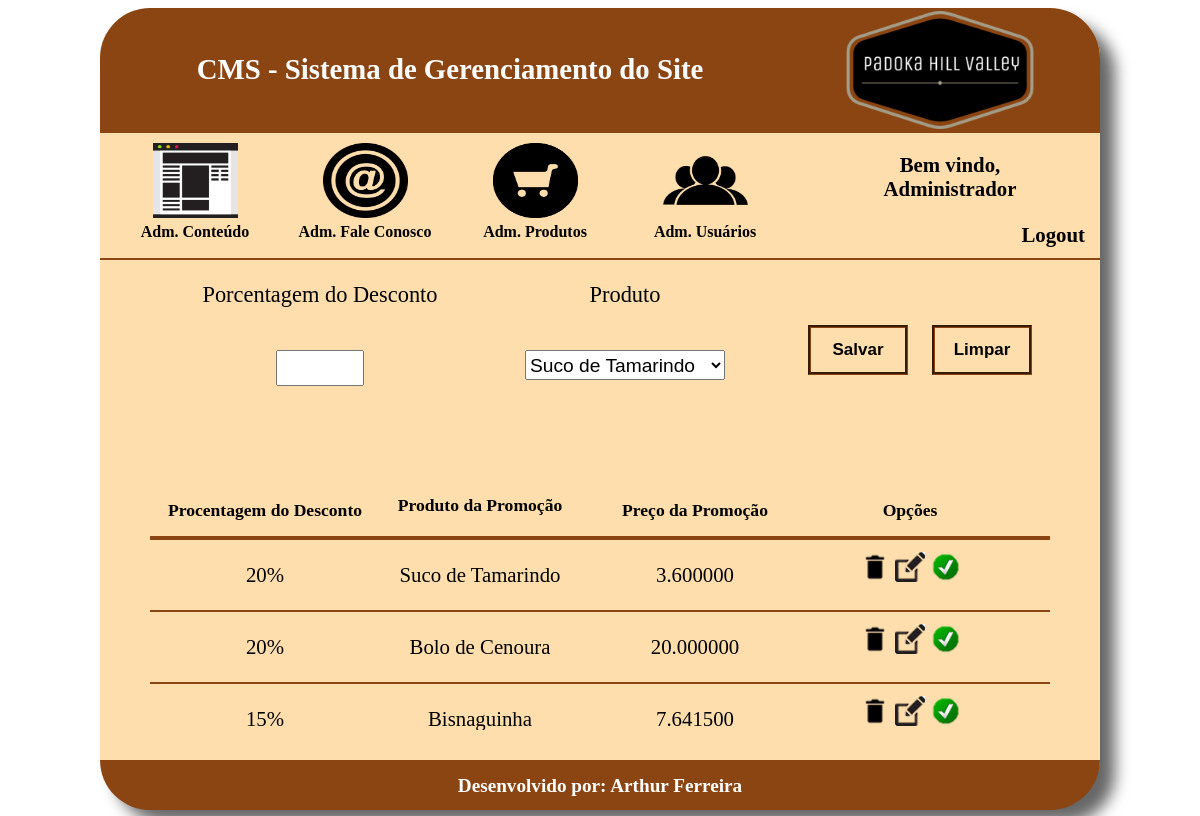
Screenshot of /PADOKA/cms/adm_promocao.php (signed in) with the database file from the repository.
### tables this page shows
CREATE TABLE `tbl_promocao` (
  `id` int(11) NOT NULL AUTO_INCREMENT,
  `porcentagemDesc` int(11) NOT NULL,
  `idProduto` int(11) NOT NULL,
  `status` tinyint(1) NOT NULL,
  PRIMARY KEY (`id`),
  KEY `idProduto` (`idProduto`),
  CONSTRAINT `tbl_promocao_ibfk_1` FOREIGN KEY (`idProduto`) REFERENCES `tbl_produto` (`id`)
);

CREATE TABLE `tbl_produto` (
  `id` int(11) NOT NULL AUTO_INCREMENT,
  `nome` varchar(45) NOT NULL,
  `descricao` text NOT NULL,
  `preco` float(7,2) NOT NULL,
  `foto` varchar(255) DEFAULT NULL,
  `status` tinyint(1) NOT NULL,
  `produtoDoMes` tinyint(1) NOT NULL,
  `qtdCliques` int(11) DEFAULT NULL,
  `idTipoProduto` int(11) NOT NULL,
  PRIMARY KEY (`id`),
  KEY `idTipoProduto` (`idTipoProduto`),
  CONSTRAINT `tbl_produto_ibfk_1` FOREIGN KEY (`idTipoProduto`) REFERENCES `tbl_tipoproduto` (`id`)
);

### PADOKA/cms/adm_promocao.php (the view, shortened to what this page needs)
<?php
    $botao = "Salvar";
    $porcentagem = "";
    $idProduto = "";
?>
<!DOCTYPE html>
<html>
    <head>
        <link rel="stylesheet" type="text/css" href="css/stylePromocao.css">
        <link rel="stylesheet" type="text/css" href="css/styleMenu.css">
    </head>
    <body>
        <div id="main">
            <header>
                <?php require_once 'menu.php'; ?>
            </header>
            <div id="content">
                <div id="content_cadastro">
                    <form name="frmCadastro" method="post" action="adm_promocao.php?btnSalvar=<?php echo($botao);?>">
                        <div class="campos">
                            <div class="subtitulo">
                                Porcentagem do Desconto
                            </div>
                            <input type="number" maxlength="3" name="txtPorcentagem" value="<?php echo($porcentagem);?>">
                        </div>
                        <div class="campos">
                            <div class="subtitulo">
                                Produto
                            </div>
                            <select name="txtIdProduto">
                                <?php
                                    $sql = "SELECT * FROM tbl_produto WHERE status = 1";
                                    $result = mysql_query($sql);
                                    while($produtos = mysql_fetch_array($result)){
                                        if($produtos['id'] == $idProduto && $modo == "consultar"){
                                            $selected = "selected";
                                        } else {
                                            $selected = "";
                                        }
                                ?>
                                        <option <?php echo($selected);?> value="<?php echo($produtos['id']);?>"> <?php echo($produtos['nome']); ?> </option>
                                <?php } ?>
                            </select>
                        </div>
                        <div class="campos">
                            <input type="submit" id="btnSalvar" value="<?php echo($botao);?>" name="btnSalvar" class="botao_style">
                            <input type="reset" id="btnLimpar" value="Limpar" name="btnLimparr" class="botao_style">
                        </div>
                    </form>
                </div>
                <div id="tabela">
                         <div id="linha_titulos">
                             <div id="titulos_tabela">
                                 <div class="titulos">
                                     Procentagem do Desconto
                                 </div>
                                 <div class="titulos" style="padding-top:5px; height:45px;">
                                     Produto da Promoção
                                 </div>
                                 <div class="titulos">
                                     Preço da Promoção
                                 </div>
                                 <div class="titulos">
                                     Opções
                                 </div>
                             </div>
                             <div id="registros">
                                <?php
                                    $sql = "select pr.id, pr.porcentagemDesc, p.nome, p.preco - (p.preco * pr.porcentagemDesc / 100) as  novoPreco, pr.status
                                            from tbl_promocao as pr
                                            inner join tbl_produto as p
                                            on p.id = pr.idProduto";
                                    $result = mysql_query($sql);
                                    while($registros = mysql_fetch_array($result)){
                                        if($registros['status'] == 1){
                                            $imgStatus = "status1.png";
                                        } else {
                                            $imgStatus = "status0.png";
                                        }
                                 ?>
                                <div class="registros_tabela">
                                    <div class="registros">
                                        <?php echo($registros['porcentagemDesc']); ?>%
                                    </div>
                                    <div class="registros" title="">
                                        <?php echo($registros['nome']); ?>
                                    </div>
                                    <div class="registros" title="">
                                        <?php echo($registros['novoPreco']); ?>
                                    </div>
                                    <div class="registros">
                                        <a href="adm_promocao.php?modo=excluir&id=<?php echo($registros['id']); ?>">
                                            <img src="imagens/delete.png" class="img_opcoes">
                                        </a>
                                        <a href="adm_promocao.php?modo=consultar&id=<?php echo($registros['id']); ?>">
                                            <img src="imagens/edit.png" class="img_opcoes">
                                        </a>
                                        <a href="adm_promocao.php?modo=status&id=<?php echo($registros['id']);?>&status=<?php echo($registros['status']);?>">
                                            <img src="imagens/<?php echo($imgStatus);?>" class="img_opcoes">
                                        </a>
                                    </div>
                                </div>
                                 <?php } ?>
                            </div>
                         </div>
                     </div>
            </div>
            <footer>
                Desenvolvido por: Arthur Ferreira
            </footer>
        </div>
    </body>
</html>

### PADOKA/cms/css/stylePromocao.css (style rules this page uses)
#main { width: 1000px; height: 800px; margin-left: auto; margin-right: auto; border-radius: 50px; box-shadow: 15px 15px 15px rgba(0, 0, 0, .6); }
header { width: 1000px; height: 250px; color: #FFFFFF; font-weight: 700; background-color: #8B4513; border-top-left-radius: 50px; border-top-right-radius: 50px; }
#content { width: 1000px; height: 500px; text-align: center; margin-top: 2px; background-color: #FFDEAD; }
#content_cadastro { width: 94%; height: 210px; padding-left: 55px; }
.campos { width: 280px; height: 150px; margin-top: 15px; float: left; margin-left: 25px; }
.subtitulo { width: 100%; height: 40px; font-size: 1.4em; text-align: center; margin-bottom: 35px; line-height: 40px; vertical-align: middle; }
select { width: 200px; height: 30px; font-size: 1.2em; }
input { width: 80px;; height: 30px; font-size: 1.2em; }
.botao_style { width: 100px; height: 50px; margin-right: 20px; margin-top: 50px; background-color: rgba(0, 0, 0, .0); border: groove 3px #8B4513; font-size: 17px; font-weight: 900; }
#tabela { width: 900px; height: 260px; margin-left: auto; margin-right: auto; }
#linha_titulos { width: 900px; height: 70px; margin-left: auto; margin-right: auto; }
#titulos_tabela { width: 880px; height: 46px; padding: 10px; border-bottom: solid 4px #8B4513; }
.titulos { width: 210px; height: 40px; font-size: 1.1em; text-align: center; padding-top: 10px; margin-right: 5px; float: left; line-height: 40px; vertical-align: middle; font-weight: 900; }
#registros { width: 900px; height: 190px; margin-left: auto; margin-right: auto; overflow-y: auto; overflow-x: hidden; }
.registros_tabela { width: 905px; height: 50px; padding: 10px; border-bottom: solid 2px #8B4513; }
.registros { width: 210px; height: 50px; font-size: 1.3em; text-align: center; overflow: hidden; margin-right: 5px; float: left; vertical-align: middle; line-height: 50px; white-space: nowrap; text-overflow: ellipsis; }
.img_opcoes { width: 30px; height: 30px; }
footer { width: 1000px; height: 35px; text-align: center; padding-top: 15px; font-size: 1.2em; color: #FFFFFF; font-weight: 700; background-color: #8B4513; border-bottom-left-radius: 50px; border-bottom-right-radius: 50px; }
a:link { color: #000000; text-decoration: none; }

### rows the page displays
tbl_promocao: porcentagemDesc "20", idProduto.nome "Suco de Tamarindo", novoPreco "3.600000"
tbl_promocao: porcentagemDesc "20", idProduto.nome "Bolo de Cenoura", novoPreco "20.000000"
tbl_promocao: porcentagemDesc "15", idProduto.nome "Bisnaguinha", novoPreco "7.641500"

### other values shown
$_SESSION['nome'] "Administrador"
form field txtIdProduto "Suco de Tamarindo"
